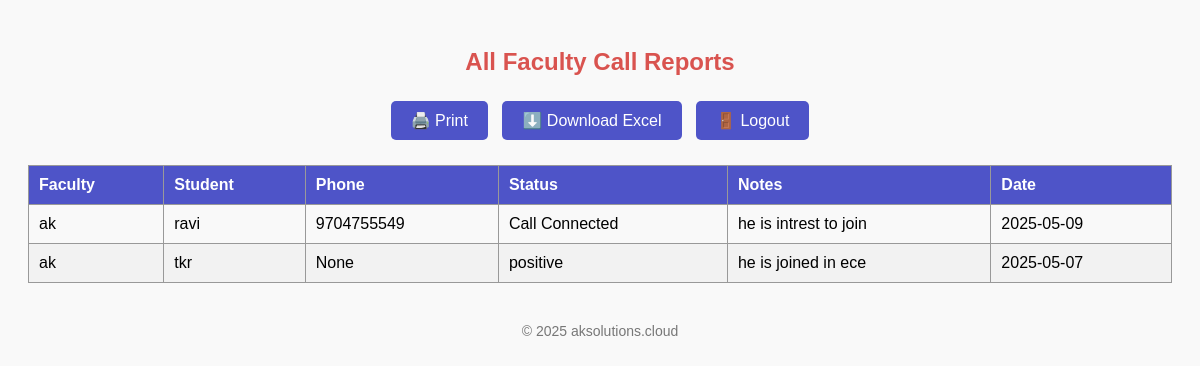
The app's page /faculty/2 (signed in) with its own data.
### tables this page shows
CREATE TABLE calls (
            id INTEGER PRIMARY KEY AUTOINCREMENT,
            user_id INTEGER,
            student TEXT,
            status TEXT,
            notes TEXT,
            call_date TEXT, phone_number TEXT,
            FOREIGN KEY (user_id) REFERENCES users(id)
        );

CREATE TABLE users (
            id INTEGER PRIMARY KEY AUTOINCREMENT,
            username TEXT NOT NULL,
            password TEXT NOT NULL,
            is_admin INTEGER DEFAULT 0
        , role TEXT NOT NULL DEFAULT 'faculty');

### app.py (the view)
@app.route('/faculty/<int:user_id>')
def faculty_report(user_id):
    if 'user_id' not in session or session.get('is_admin') != 1:
        return redirect('/')
    conn = get_db()
    c = conn.cursor()
    c.execute('SELECT username FROM users WHERE id=?', (user_id,))
    selected_user = c.fetchone()[0]
    c.execute('''SELECT DISTINCT u.id, u.username FROM users u
                 JOIN calls c ON u.id = c.user_id WHERE u.is_admin = 0''')
    faculty_list = c.fetchall()
    c.execute('''SELECT u.username, c.student, c.phone_number, c.status, c.notes, c.call_date
                 FROM calls c JOIN users u ON c.user_id = u.id
                 WHERE u.id=? ORDER BY c.call_date DESC''', (user_id,))
    reports = c.fetchall()
    conn.close()
    return render_template('report.html', reports=reports, faculty_list=faculty_list, selected_user=selected_user)

### app.py (called while the page is built)
def get_db():
    return sqlite3.connect(DATABASE)

### templates/report.html (shortened to what this page needs)
<!DOCTYPE html>
<html>
<head>
</head>
<body>
    <h2>All Faculty Call Reports</h2>
    <div class="button-group">
        <button class="btn" onclick="window.print()">🖨️ Print</button>
        <a href="/export_excel"><button class="btn">⬇️ Download Excel</button></a>
        <a href="/logout"><button class="btn">🚪 Logout</button></a>
    </div>
    <table id="reportTable">
        <thead>
            <tr>
                <th>Faculty</th>
                <th>Student</th>
                <th>Phone</th>
                <th>Status</th>
                <th>Notes</th>
                <th>Date</th>
            </tr>
        </thead>
        <tbody>
            {% for row in reports %}
            <tr>
                <td>{{ row[0] }}</td>
                <td>{{ row[1] }}</td>
                <td>{{ row[2] }}</td>
                <td>{{ row[3] }}</td>
                <td>{{ row[4] }}</td>
                <td>{{ row[5] }}</td>
            </tr>
            {% endfor %}
        </tbody>
    </table>
    <footer>
        © 2025 <a href="https://aksolutions.cloud" target="_blank">aksolutions.cloud</a>
    </footer>
</body>
</html>

### templates/report.html (style rules this page uses)
body { font-family: Arial, sans-serif; padding: 20px; background-color: #f9f9f9; }
h2 { text-align: center; color: #d9534f; margin-bottom: 20px; }
.button-group { text-align: center; margin-bottom: 20px; }
.btn { padding: 10px 20px; background-color: #4e54c8; color: white; border: none; border-radius: 5px; margin: 5px; cursor: pointer; font-size: 16px; }
table { width: 100%; border-collapse: collapse; margin-top: 10px; }
th, td { padding: 10px; border: 1px solid #999; text-align: left; cursor: pointer; }
th { background-color: #4e54c8; color: white; }
tr:nth-child(even) { background-color: #f2f2f2; }
footer { text-align: center; margin-top: 40px; font-size: 14px; color: #777; }
footer a { color: #777; text-decoration: none; }

### records on screen
calls: username "ak", student "ravi", phone_number "9704755549", status "Call Connected", notes "he is intrest to join", call_date "2025-05-09"
calls: username "ak", student "tkr", row "None", status "positive", notes "he is joined in ece", call_date "2025-05-07"
